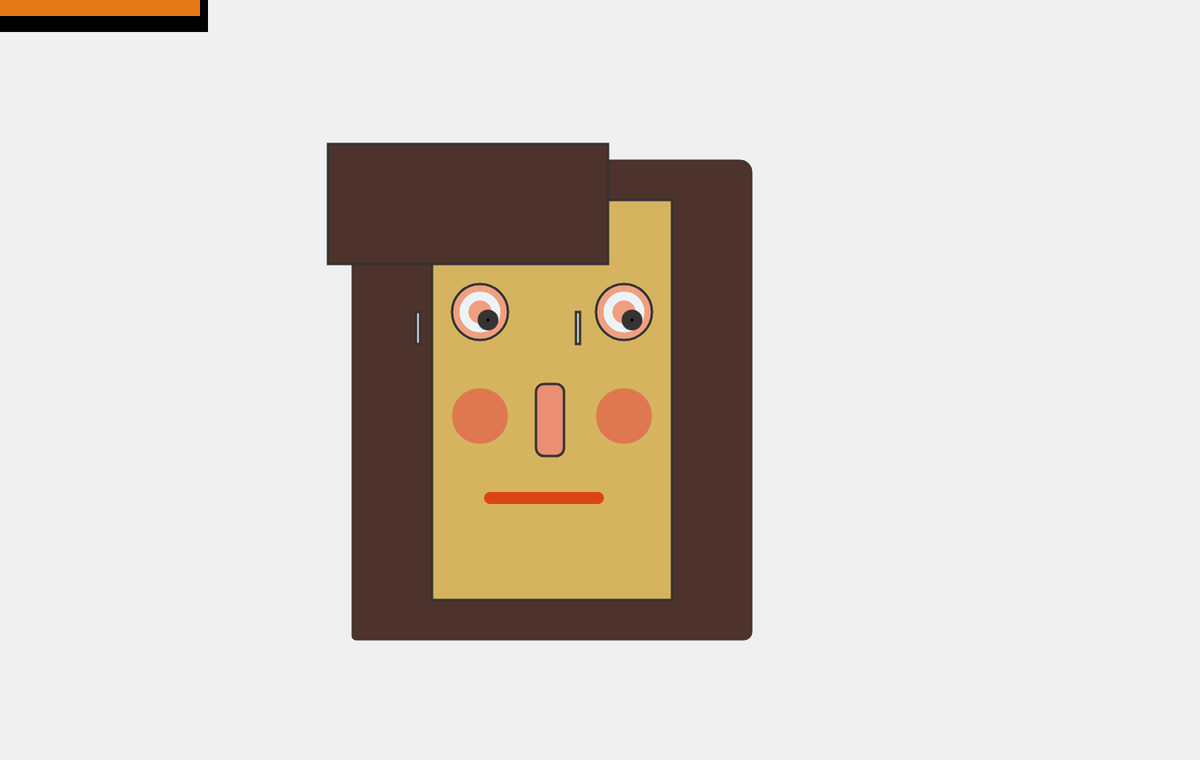
Frame 1 (no input)
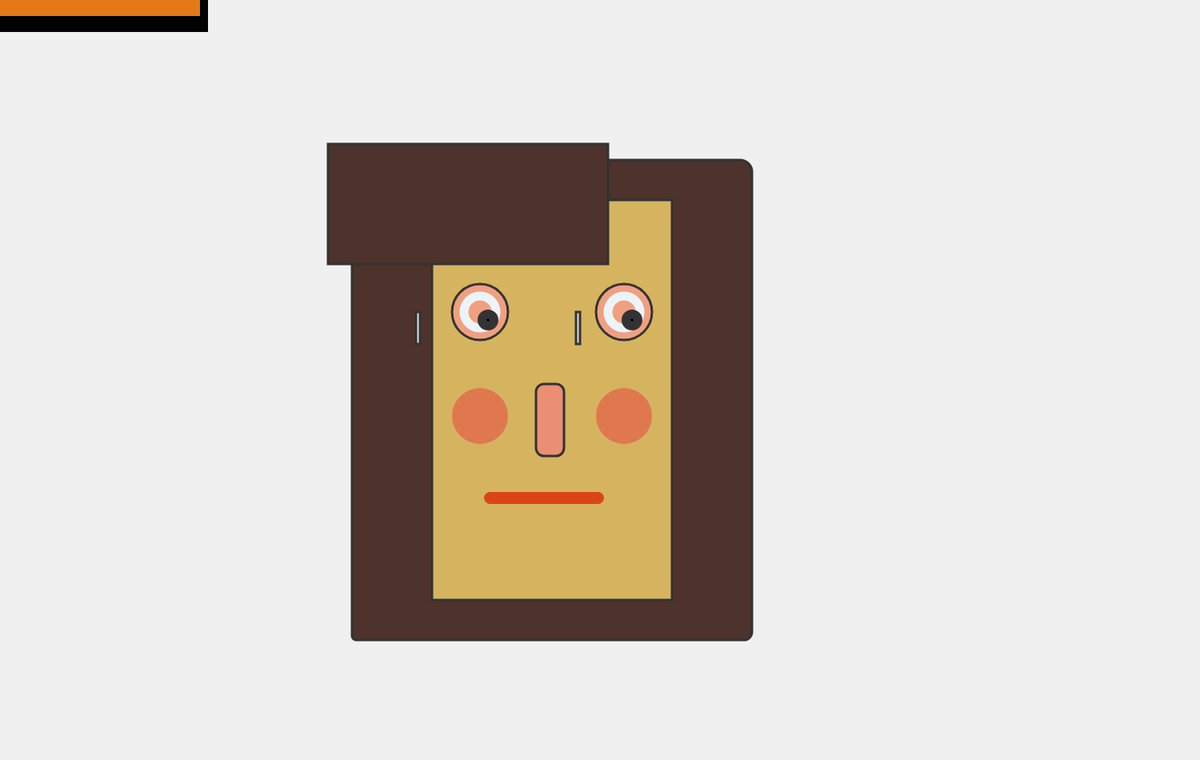
Frame 60 (no input)
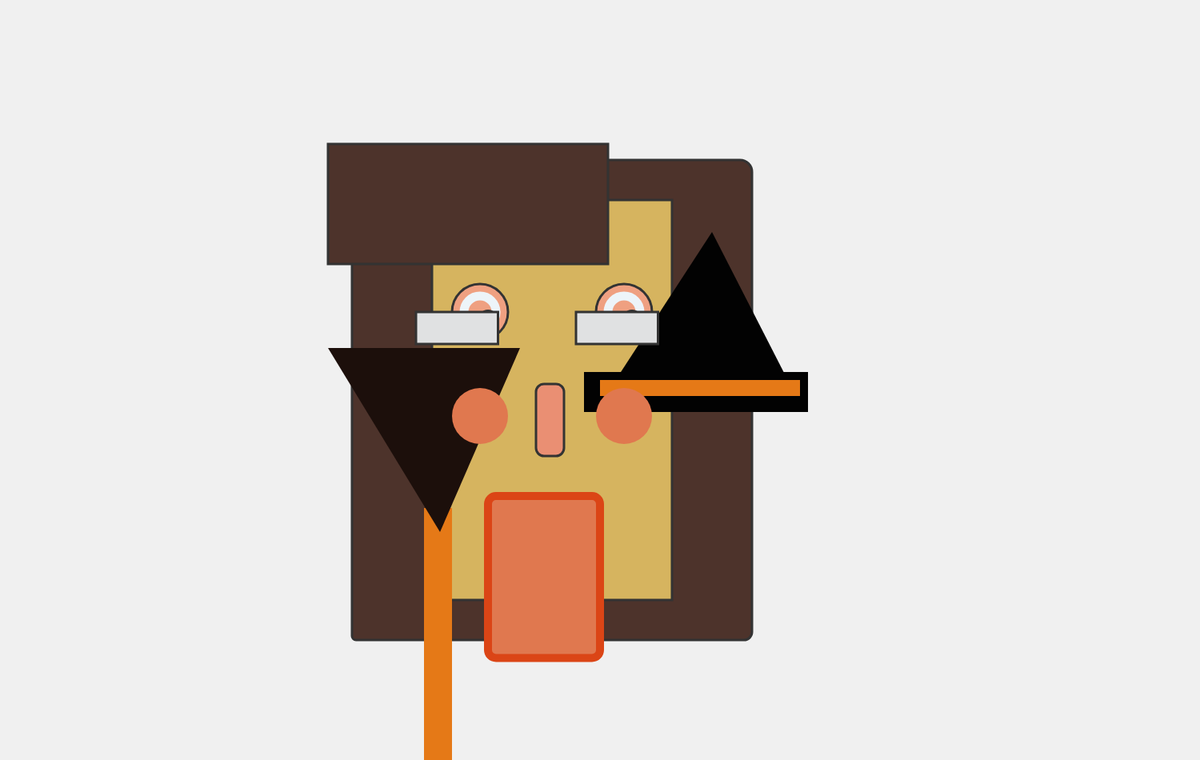
Frame 120 (the mouse pressed at the canvas centre since frame 60)

The p5.js sketch that drew these frames (run headless with seeded random() and noise() and a simulated clock; from frame 60 on, the mouse is pressed at the canvas centre):

// p5.js sketch
// ── sketch.js
function setup() {
	createCanvas(1500, 950);
}
var eyeSize= 70
var eyeWhiteSize= 40
var puppilsSize= 15
var cheeksSize= 70
var whiteEyeY= 390
var puppilsEyeY= 400
var glassesSizeW= 130
var glassesSizeH= 40
var glassesEyeY= 390
var cheeksY= 520
var hairY= 200
var faceY= 250
var hairTopY= 180

function draw() {
	background('#F0F0F0');


// hair
fill('#4D332B');
stroke(51);
rect(440, 200, 500, 600, 20,15,10,5)


// face
fill('#D6B45F');
stroke(51);
strokeWeight(3);
rect(540, 250, 300, 500,)

// hairtop
fill('#4D332B');
stroke(51);
strokeWeight(3);
rect(410, hairTopY, 350, 150,)

// eyes
fill('#EFA081');
stroke(51);
strokeWeight(3);
ellipse(600, whiteEyeY, eyeSize, );
ellipse(780, whiteEyeY, eyeSize, );
// white eyes
stroke('#EDF4F9');
strokeWeight(11);
ellipse(600, whiteEyeY, eyeWhiteSize);
ellipse(780, whiteEyeY, eyeWhiteSize);
// pupils
fill('#020202');
stroke(51);
ellipse(610, puppilsEyeY, puppilsSize);
ellipse(790, puppilsEyeY, puppilsSize);

// hat
noStroke();
triangle(mouseX, mouseY+30, mouseX+250, mouseY+30, mouseX+140, mouseY-185);
rect(mouseX-20, mouseY-10, 280, 50)
fill('#E57917');
rect(mouseX, mouseY, 250, 20)

// broom
rect(mouseX-220, mouseY+160, 35, 400,)
fill('#1C0F0B');
triangle(mouseX-200, mouseY+190, mouseX-340, mouseY-40, mouseX-100, mouseY-40);
// triangle(240, 380, 100, 150, 340, 150);

// noStroke();
// triangle(440, 220, 690, 220, 580, 5);
// rect(420, 200, 280, 50)
// fill('#E57917');
// rect(440, 190, 250, 20)

//nose
fill('#EA8F73');
stroke(51);
strokeWeight(3);
rect(670, 480, 35, 90,10)
//cheeks
fill('#E0784F');
noStroke();
ellipse(600, cheeksY, cheeksSize);
ellipse(780, cheeksY, cheeksSize);
//lips
fill('#E0784F');
stroke('#DB4516');
strokeWeight(10);
var mouthSize = map(mouseX, 0, width, 5, 400);
mouthSize = max(0, mouthSize);
rect(610, 620, 140, mouthSize,10)
// rect(610, 620, 140, 40,10)

var glassesSize = map(mouseX, 0, width, 5, 200);
glassesSize = max(0, glassesSize);
fill('#E0E1E2');
strokeWeight(3);
stroke(51);
rect(520, glassesEyeY, glassesSize,glassesSizeH)
rect(720, glassesEyeY, glassesSize, glassesSizeH)
}

// ── style.css
body{
 background-color: #F0F0F0;
  font-family: 'Roboto', sans-serif;

}
h1{
  font-family: 'Vidaloka', serif;
  font-size: 7em;
}
#color{
  color: red;
}
#about{
  float: right;
}
h1{
  text-align: center;
  /* margin-top: 20am; */
}
.wrap {
  height: 100%;
  display: flex;
  align-items: center;
  /* justify-content: center; */
}

.button {
  width: 150px;
  height: 45px;
  font-family: 'Roboto', sans-serif;
  font-size: 12px;
  text-transform: uppercase;
  letter-spacing: 2.5px;
  font-weight: 500;
  color: #000;
  background-color: #fff;
  border: none;
  border-radius: 45px;
  box-shadow: 0px 8px 15px rgba(0, 0, 0, 0.1);
  transition: all 0.3s ease 0s;
  cursor: pointer;
  outline: none;
  }

.button:hover {
box-shadow: 0px 15px 20px rgb(190,190,190);

  color: #fff;
  transform: translateY(-7px);
}
/* code was taken from https://codepen.io/seme332/pen/reJOwo */
.color{
  color: #606060;
}
.color1{
  color: 	#888888;
}
.color2{
  color: #303030;
}
p{
  width: 500px;

}
.row{
  padding-top: 12em;
margin: auto;
}
.column{
  padding-left: 20em;

}
.around{
  padding-top: 2em;
}
a:link {
    text-decoration: none;
}
a:visited {
    text-decoration: none;
}
a{
  color: black;
}
ul a:hover {
    text-decoration: line-through;
    color: #303030;
}
ul a{
  font-family: 'Vidaloka', serif;
  font-size: 7em;
}
ul{
  text-align: center;

}
li{
  color: #303030;
}
#video{
  margin-left: 15em;
}
